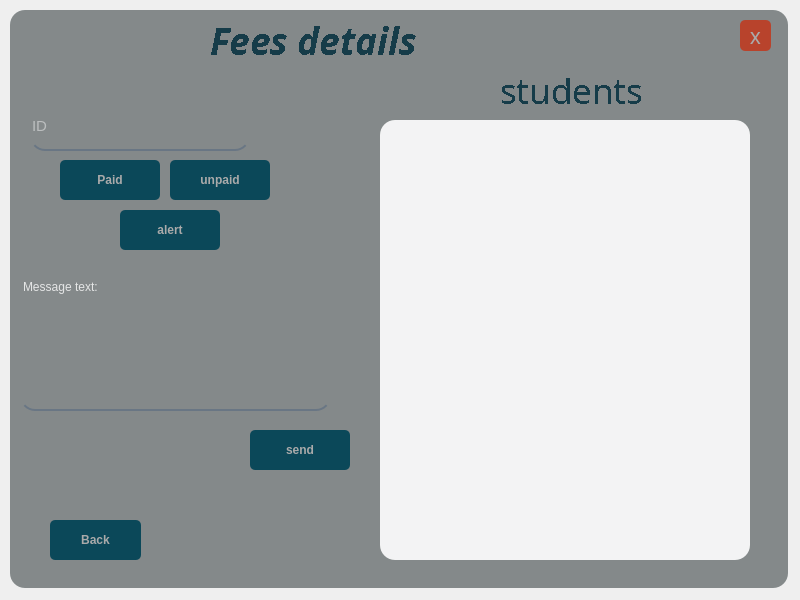
<?xml version="1.0" encoding="UTF-8"?>
<ui version="4.0">
 <class>MainWindow</class>
 <widget class="QMainWindow" name="MainWindow">
  <property name="geometry">
   <rect>
    <x>0</x>
    <y>0</y>
    <width>800</width>
    <height>600</height>
   </rect>
  </property>
  <property name="windowTitle">
   <string>MainWindow</string>
  </property>
  <widget class="QWidget" name="centralwidget">
   <widget class="QFrame" name="frame">
    <property name="geometry">
     <rect>
      <x>10</x>
      <y>10</y>
      <width>778</width>
      <height>578</height>
     </rect>
    </property>
    <property name="styleSheet">
     <string notr="true">background-color: rgb(164, 171, 172);
border-radius:15px;</string>
    </property>
    <property name="frameShape">
     <enum>QFrame::StyledPanel</enum>
    </property>
    <property name="frameShadow">
     <enum>QFrame::Raised</enum>
    </property>
    <widget class="QLabel" name="DarkShade">
     <property name="enabled">
      <bool>true</bool>
     </property>
     <property name="geometry">
      <rect>
       <x>0</x>
       <y>0</y>
       <width>778</width>
       <height>578</height>
      </rect>
     </property>
     <property name="styleSheet">
      <string notr="true">background-color:rgba(0,0,0,50);
border-radius:15px;
</string>
     </property>
     <property name="text">
      <string/>
     </property>
    </widget>
    <widget class="QPushButton" name="exit_button">
     <property name="geometry">
      <rect>
       <x>730</x>
       <y>10</y>
       <width>31</width>
       <height>31</height>
      </rect>
     </property>
     <property name="font">
      <font>
       <family>Stencil</family>
       <pointsize>16</pointsize>
      </font>
     </property>
     <property name="styleSheet">
      <string notr="true">QPushButton#exit_button{
	background-color:rgb(184, 67, 44);
	border-radius:5px;
color:rgb(170, 170, 170);
}
QPushButton#exit_button:hover{	
	background-color: qlineargradient(spread:pad, x1:0.99, y1:1, x2:0, y2:0, stop:0.119403 rgba(136, 48, 33, 255), stop:0.791045 rgba(37, 44, 38, 255));
	border-radius:5px;
color:rgb(170, 170, 170);
}
QPushButton#exit_button:pressed{
	padding-left:5px;
padding-top:5px;
	background-color: qlineargradient(spread:pad, x1:0.99, y1:1, x2:0, y2:0, stop:0.119403 rgba(4, 29, 36, 255), stop:0.791045 rgba(37, 44, 38, 255));
	border-radius:5px;
color:rgb(170, 170, 170);
}


</string>
     </property>
     <property name="text">
      <string>x</string>
     </property>
    </widget>
    <widget class="QLabel" name="Program_name">
     <property name="geometry">
      <rect>
       <x>200</x>
       <y>-30</y>
       <width>361</width>
       <height>121</height>
      </rect>
     </property>
     <property name="font">
      <font>
       <family>Cascadia Code ExtraLight</family>
       <pointsize>28</pointsize>
       <weight>75</weight>
       <italic>true</italic>
       <bold>true</bold>
       <underline>false</underline>
       <strikeout>false</strikeout>
       <stylestrategy>NoAntialias</stylestrategy>
       <kerning>true</kerning>
      </font>
     </property>
     <property name="styleSheet">
      <string notr="true">color:rgb(22, 60, 73);
background:none;</string>
     </property>
     <property name="text">
      <string>Fees details</string>
     </property>
    </widget>
    <widget class="QPushButton" name="BackButton">
     <property name="geometry">
      <rect>
       <x>40</x>
       <y>510</y>
       <width>91</width>
       <height>40</height>
      </rect>
     </property>
     <property name="maximumSize">
      <size>
       <width>100</width>
       <height>40</height>
      </size>
     </property>
     <property name="font">
      <font>
       <pointsize>9</pointsize>
       <weight>75</weight>
       <bold>true</bold>
      </font>
     </property>
     <property name="styleSheet">
      <string notr="true">QPushButton#BackButton{
	
	
	background-color: rgb(11, 72, 89);
	border-radius:5px;
color:rgb(170, 170, 170);
}
QPushButton#BackButton:hover{	
	background-color: qlineargradient(spread:pad, x1:0.99, y1:1, x2:0, y2:0, stop:0.119403 rgba(19, 122, 150, 255), stop:0.791045 rgba(37, 44, 38, 255));
	border-radius:5px;
color:rgb(170, 170, 170);
}
QPushButton#BackButton:pressed{
	padding-left:5px;
padding-top:5px;
	background-color: qlineargradient(spread:pad, x1:0.99, y1:1, x2:0, y2:0, stop:0.119403 rgba(4, 29, 36, 255), stop:0.791045 rgba(37, 44, 38, 255));
	border-radius:5px;
color:rgb(170, 170, 170);
}

</string>
     </property>
     <property name="text">
      <string>Back</string>
     </property>
    </widget>
    <widget class="QLineEdit" name="id">
     <property name="geometry">
      <rect>
       <x>20</x>
       <y>100</y>
       <width>220</width>
       <height>41</height>
      </rect>
     </property>
     <property name="font">
      <font>
       <pointsize>11</pointsize>
      </font>
     </property>
     <property name="styleSheet">
      <string notr="true">background-color: rgba(0, 0, 0,0);
border:none;
border-bottom:2px solid rgba(105,118,132,255);
color:rgba(255, 255, 255,230);
padding-bottom:7px;</string>
     </property>
     <property name="placeholderText">
      <string>ID</string>
     </property>
    </widget>
    <widget class="QPushButton" name="switch_Button">
     <property name="geometry">
      <rect>
       <x>50</x>
       <y>150</y>
       <width>100</width>
       <height>40</height>
      </rect>
     </property>
     <property name="maximumSize">
      <size>
       <width>100</width>
       <height>40</height>
      </size>
     </property>
     <property name="font">
      <font>
       <pointsize>9</pointsize>
       <weight>75</weight>
       <bold>true</bold>
      </font>
     </property>
     <property name="styleSheet">
      <string notr="true">QPushButton#switch_Button{
	
	
	background-color: rgb(11, 72, 89);
	border-radius:5px;
color:rgb(170, 170, 170);
}
QPushButton#switch_Button:hover{	
	background-color: qlineargradient(spread:pad, x1:0.99, y1:1, x2:0, y2:0, stop:0.119403 rgba(19, 122, 150, 255), stop:0.791045 rgba(37, 44, 38, 255));
	border-radius:5px;
color:rgb(170, 170, 170);
}
QPushButton#switch_Button:pressed{
	padding-left:5px;
padding-top:5px;
	background-color: qlineargradient(spread:pad, x1:0.99, y1:1, x2:0, y2:0, stop:0.119403 rgba(4, 29, 36, 255), stop:0.791045 rgba(37, 44, 38, 255));
	border-radius:5px;
color:rgb(170, 170, 170);
}

</string>
     </property>
     <property name="text">
      <string>Paid</string>
     </property>
    </widget>
    <widget class="QListWidget" name="students_List">
     <property name="geometry">
      <rect>
       <x>370</x>
       <y>110</y>
       <width>370</width>
       <height>440</height>
      </rect>
     </property>
     <property name="styleSheet">
      <string notr="true">background-color: rgba(255, 255, 255,230);
font: 57 12pt &quot;Dubai Medium&quot;;</string>
     </property>
    </widget>
    <widget class="QLabel" name="list_Name">
     <property name="geometry">
      <rect>
       <x>490</x>
       <y>20</y>
       <width>181</width>
       <height>121</height>
      </rect>
     </property>
     <property name="font">
      <font>
       <family>Dubai Medium</family>
       <pointsize>26</pointsize>
       <weight>50</weight>
       <italic>false</italic>
       <bold>false</bold>
       <underline>false</underline>
       <strikeout>false</strikeout>
       <stylestrategy>NoAntialias</stylestrategy>
       <kerning>true</kerning>
      </font>
     </property>
     <property name="styleSheet">
      <string notr="true">color:rgb(22, 60, 73);
background:none;</string>
     </property>
     <property name="text">
      <string>students</string>
     </property>
    </widget>
    <widget class="QPushButton" name="alert_Button">
     <property name="geometry">
      <rect>
       <x>110</x>
       <y>200</y>
       <width>100</width>
       <height>40</height>
      </rect>
     </property>
     <property name="maximumSize">
      <size>
       <width>100</width>
       <height>40</height>
      </size>
     </property>
     <property name="font">
      <font>
       <pointsize>9</pointsize>
       <weight>75</weight>
       <bold>true</bold>
      </font>
     </property>
     <property name="styleSheet">
      <string notr="true">QPushButton#alert_Button{
	
	
	background-color: rgb(11, 72, 89);
	border-radius:5px;
color:rgb(170, 170, 170);
}
QPushButton#alert_Button:hover{	
	background-color: qlineargradient(spread:pad, x1:0.99, y1:1, x2:0, y2:0, stop:0.119403 rgba(19, 122, 150, 255), stop:0.791045 rgba(37, 44, 38, 255));
	border-radius:5px;
color:rgb(170, 170, 170);
}
QPushButton#alert_Button:pressed{
	padding-left:5px;
padding-top:5px;
	background-color: qlineargradient(spread:pad, x1:0.99, y1:1, x2:0, y2:0, stop:0.119403 rgba(4, 29, 36, 255), stop:0.791045 rgba(37, 44, 38, 255));
	border-radius:5px;
color:rgb(170, 170, 170);
}

</string>
     </property>
     <property name="text">
      <string>alert</string>
     </property>
    </widget>
    <widget class="QPushButton" name="unpaid_Button">
     <property name="geometry">
      <rect>
       <x>160</x>
       <y>150</y>
       <width>100</width>
       <height>40</height>
      </rect>
     </property>
     <property name="maximumSize">
      <size>
       <width>100</width>
       <height>40</height>
      </size>
     </property>
     <property name="font">
      <font>
       <pointsize>9</pointsize>
       <weight>75</weight>
       <bold>true</bold>
      </font>
     </property>
     <property name="styleSheet">
      <string notr="true">QPushButton#unpaid_Button{
	
	
	background-color: rgb(11, 72, 89);
	border-radius:5px;
color:rgb(170, 170, 170);
}
QPushButton#unpaid_Button:hover{	
	background-color: qlineargradient(spread:pad, x1:0.99, y1:1, x2:0, y2:0, stop:0.119403 rgba(19, 122, 150, 255), stop:0.791045 rgba(37, 44, 38, 255));
	border-radius:5px;
color:rgb(170, 170, 170);
}
QPushButton#unpaid_Button:pressed{
	padding-left:5px;
padding-top:5px;
	background-color: qlineargradient(spread:pad, x1:0.99, y1:1, x2:0, y2:0, stop:0.119403 rgba(4, 29, 36, 255), stop:0.791045 rgba(37, 44, 38, 255));
	border-radius:5px;
color:rgb(170, 170, 170);
}

</string>
     </property>
     <property name="text">
      <string>unpaid</string>
     </property>
    </widget>
    <widget class="QLabel" name="note_msg">
     <property name="geometry">
      <rect>
       <x>20</x>
       <y>470</y>
       <width>261</width>
       <height>21</height>
      </rect>
     </property>
     <property name="styleSheet">
      <string notr="true">font: 10pt &quot;MS Shell Dlg 2&quot;;
background-color: rgba(255, 255, 255, 0);
color: rgb(143,0,0);</string>
     </property>
     <property name="text">
      <string/>
     </property>
    </widget>
    <widget class="QTextEdit" name="message_text">
     <property name="geometry">
      <rect>
       <x>10</x>
       <y>290</y>
       <width>311</width>
       <height>111</height>
      </rect>
     </property>
     <property name="font">
      <font>
       <family>Dubai Medium</family>
       <pointsize>15</pointsize>
      </font>
     </property>
     <property name="styleSheet">
      <string notr="true">background-color: rgba(0, 0, 0,0);
border:none;
border-bottom:2px solid rgba(105,118,132,255);
color:rgba(255, 255, 255,230);
padding-bottom:7px;</string>
     </property>
     <property name="html">
      <string>&lt;!DOCTYPE HTML PUBLIC &quot;-//W3C//DTD HTML 4.0//EN&quot; &quot;http://www.w3.org/TR/REC-html40/strict.dtd&quot;&gt;
&lt;html&gt;&lt;head&gt;&lt;meta name=&quot;qrichtext&quot; content=&quot;1&quot; /&gt;&lt;style type=&quot;text/css&quot;&gt;
p, li { white-space: pre-wrap; }
&lt;/style&gt;&lt;/head&gt;&lt;body style=&quot; font-family:'Dubai Medium'; font-size:15pt; font-weight:400; font-style:normal;&quot;&gt;
&lt;p style=&quot;-qt-paragraph-type:empty; margin-top:0px; margin-bottom:0px; margin-left:0px; margin-right:0px; -qt-block-indent:0; text-indent:0px;&quot;&gt;&lt;br /&gt;&lt;/p&gt;&lt;/body&gt;&lt;/html&gt;</string>
     </property>
     <property name="placeholderText">
      <string/>
     </property>
    </widget>
    <widget class="QLabel" name="label">
     <property name="geometry">
      <rect>
       <x>10</x>
       <y>260</y>
       <width>151</width>
       <height>41</height>
      </rect>
     </property>
     <property name="styleSheet">
      <string notr="true">background-color: rgba(0, 0, 0,0);
border:none;
color:rgba(255, 255, 255,200);
font: 57 14pt &quot;Dubai Medium&quot;;
padding-bottom:7px;</string>
     </property>
     <property name="text">
      <string>Message text:</string>
     </property>
    </widget>
    <widget class="QPushButton" name="send_Button">
     <property name="geometry">
      <rect>
       <x>240</x>
       <y>420</y>
       <width>100</width>
       <height>40</height>
      </rect>
     </property>
     <property name="maximumSize">
      <size>
       <width>100</width>
       <height>40</height>
      </size>
     </property>
     <property name="font">
      <font>
       <pointsize>9</pointsize>
       <weight>75</weight>
       <bold>true</bold>
      </font>
     </property>
     <property name="styleSheet">
      <string notr="true">QPushButton#send_Button{
	
	
	background-color: rgb(11, 72, 89);
	border-radius:5px;
color:rgb(170, 170, 170);
}
QPushButton#send_Button:hover{	
	background-color: qlineargradient(spread:pad, x1:0.99, y1:1, x2:0, y2:0, stop:0.119403 rgba(19, 122, 150, 255), stop:0.791045 rgba(37, 44, 38, 255));
	border-radius:5px;
color:rgb(170, 170, 170);
}
QPushButton#send_Button:pressed{
	padding-left:5px;
padding-top:5px;
	background-color: qlineargradient(spread:pad, x1:0.99, y1:1, x2:0, y2:0, stop:0.119403 rgba(4, 29, 36, 255), stop:0.791045 rgba(37, 44, 38, 255));
	border-radius:5px;
color:rgb(170, 170, 170);
}

</string>
     </property>
     <property name="text">
      <string>send</string>
     </property>
    </widget>
   </widget>
  </widget>
 </widget>
 <resources/>
 <connections/>
</ui>
